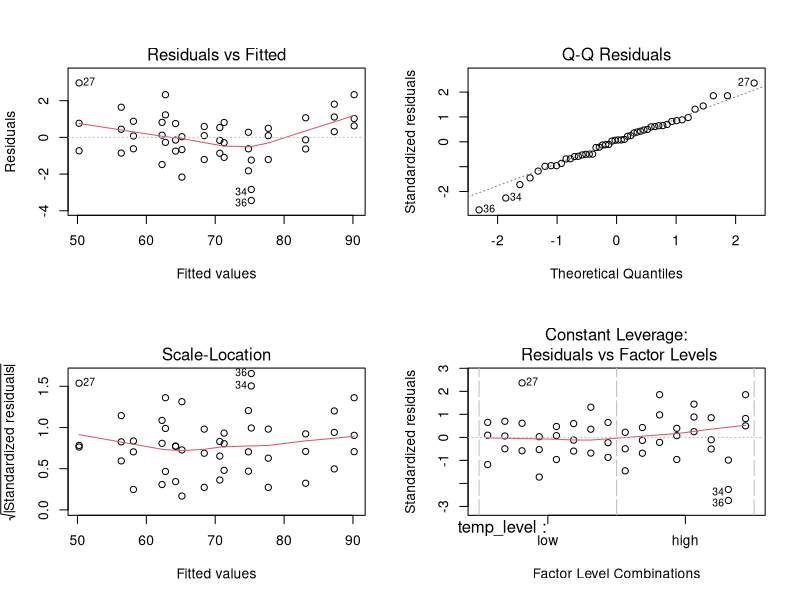
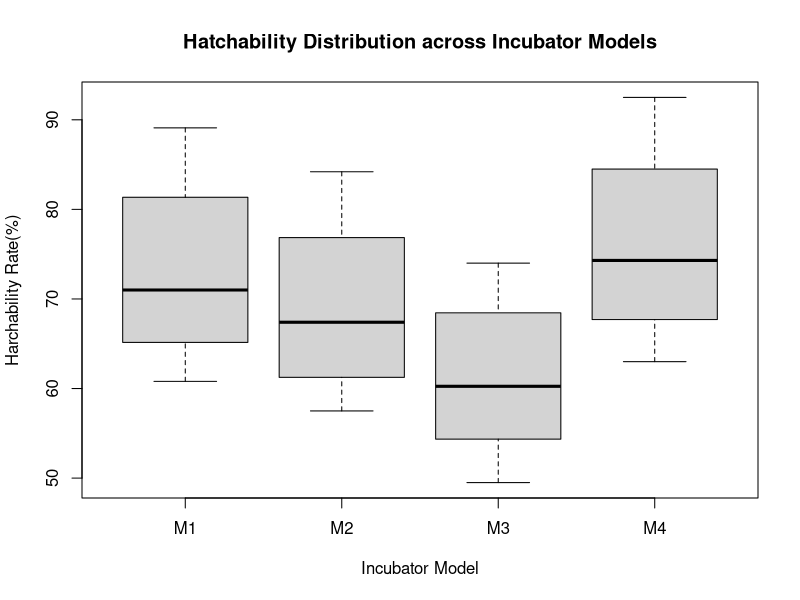

Recreate these plots in R, in order.
## ---- chunk 1
knitr::opts_chunk$set(echo = FALSE)
## ---- chunk 2
set.seed(42)
incubator_data= data.frame(incubator_model= factor(rep(c("M1","M2","M3","M4"),
                                                       each =12)),
                           temp_level=
                             factor(rep(rep(c("low","high"),each=6),4),levels=c("low","high")),
                           humidity_level= factor(rep(rep(c("low","high"), each=3),8),levels=c("low","high")),
                           hatchability_rate= c(62.4,60.8,63.1,68.5,67.2,69.0,74.2,73.0,75.1,88.4,89.1,87.6,58.2,59.0,57.5,64.1,63.5, 65.0,70.5,71.2,69.8,83.0,84.2,82.5,51.0,49.5,53.2,56.8,58.0,55.5,64.0,62.5,65.1,72.4,74.0,71.8,64.5,63.0,65.2,71.0,70.2,72.1,77.8,76.5,78.2,91.2,92.5,90.8)
                           )
head(incubator_data)
## ---- chunk 3
library(stats)
## ---- chunk 4
anova_model=aov(hatchability_rate~ temp_level * humidity_level + incubator_model,data=incubator_data)

cat("=== TWO_WAY ANOVA TABLE===\n")
summary_anova= summary(anova_model)
print(summary_anova)
## ---- chunk 5
ss= summary_anova[[1]]["Sum Sq"]
eta_squared= ss/sum(ss)
rownames(eta_squared)=trimws(rownames(ss))
colnames(eta_squared)="Eta_Squared"

cat("\n===EFFECT SIZE (ETA-SQUARED/ PROPORTION OF VARIANCE)===\n")
print(round(eta_squared,4))
## ---- chunk 6
tukey_res= TukeyHSD(anova_model,"incubator_model", conf.level= 0.95)
cat("\n=== POST-HOC TUKEY HSD (Incubator model differences)===\n" )
print(tukey_res)
## ---- chunk 7
# Anova Residual plots
par(mfrow=c(2,2))
plot(anova_model)
par(mfrow=c(1,1))

## ---- chunk 8
# Box-plot of hatchability by incubator model
boxplot(hatchability_rate~ incubator_model, data= incubator_data,main= "Hatchability Distribution across Incubator Models",xlab="Incubator Model",ylab="Harchability Rate(%)")
